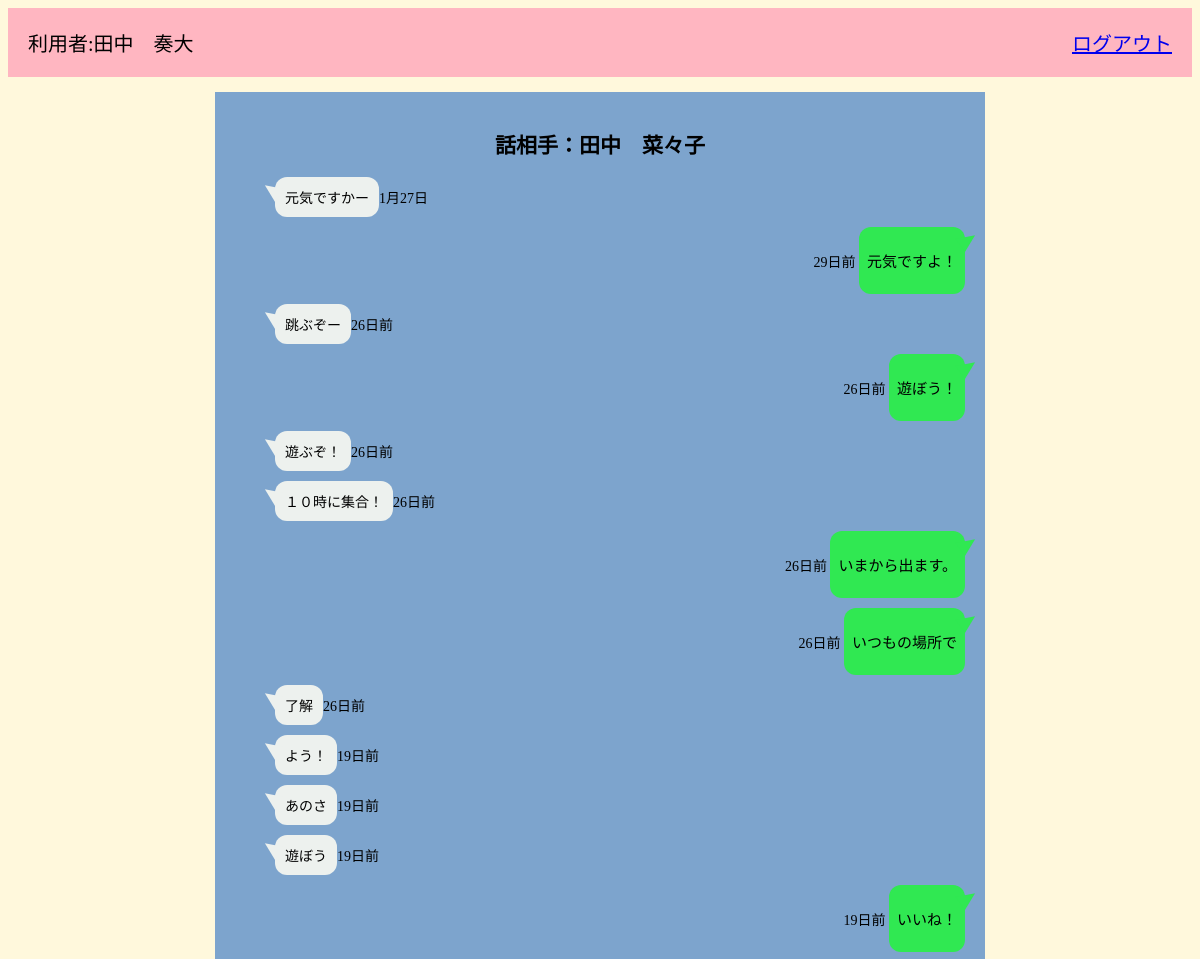
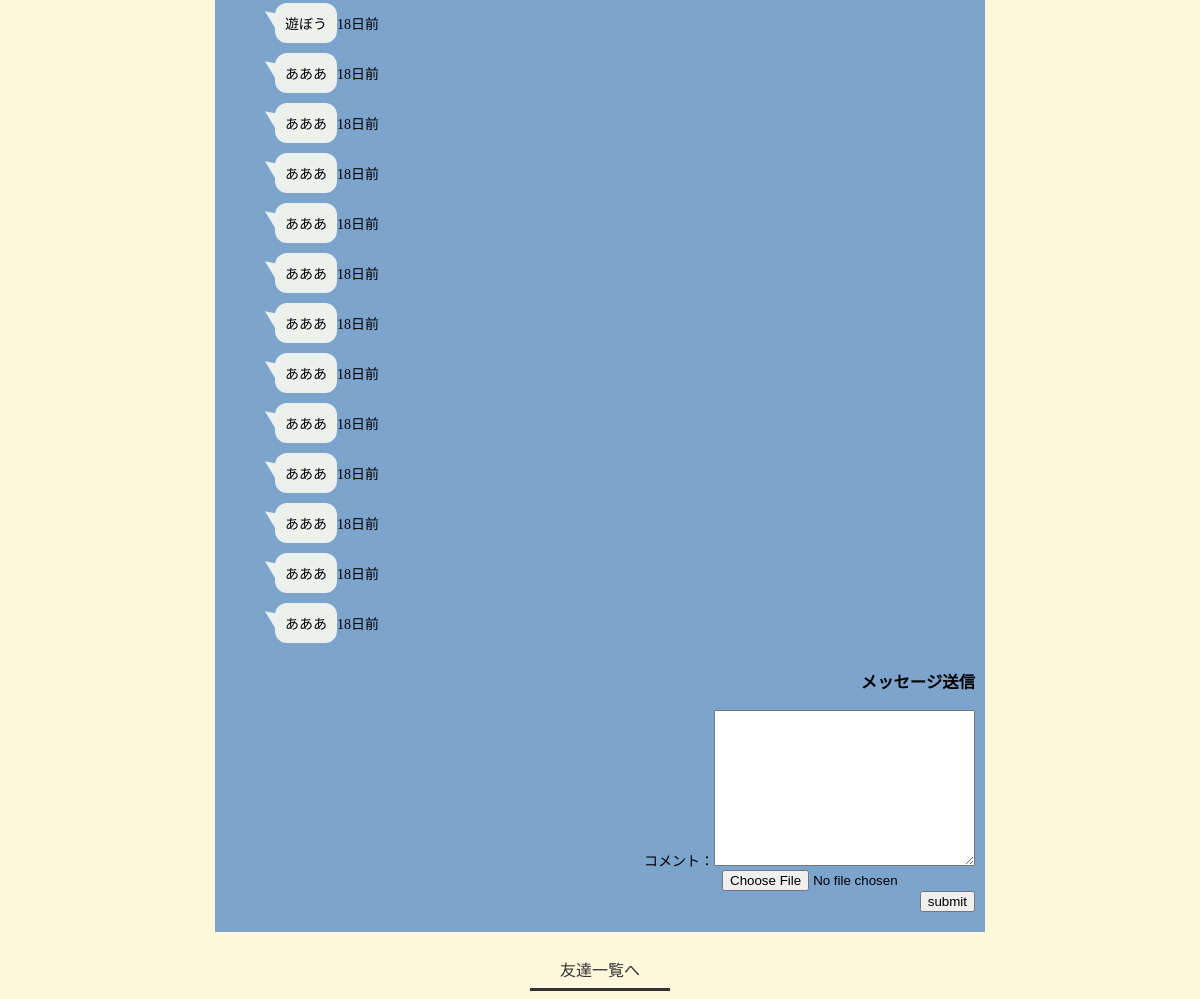
/member_mail.php?id=21 (signed in), run on the app's committed database (2 pictures, top to bottom).
### tables this page shows
CREATE TABLE `member_table` (
  `member_id` int(11) NOT NULL,
  `mbname` varchar(128) NOT NULL,
  `login_id` varchar(128) NOT NULL,
  `password` varchar(128) NOT NULL,
  `is_admin` int(1) NOT NULL,
  `is_dalete` int(1) NOT NULL,
  `seibetu` varchar(64) NOT NULL,
  `barthday` date NOT NULL,
  `mbaddress` varchar(128) NOT NULL,
  `created_at` datetime NOT NULL,
  `update_at` datetime NOT NULL
);

CREATE TABLE `communicate_table` (
  `id` int(11) NOT NULL,
  `send_member_id` int(11) NOT NULL,
  `text` varchar(128) DEFAULT NULL,
  `image` varchar(128) DEFAULT NULL,
  `recieve_member_id` int(11) NOT NULL,
  `created_at` datetime NOT NULL
);

### member_mail.php (the view, shortened to what this page needs)
<?php
$recieve_id = $_GET["id"];
$id = $_SESSION['member_id'];
$pdo = connect_to_db();
$sql = 'SELECT member_id,mbname FROM member_table WHERE member_id=:id AND	is_dalete=0';
$stmt = $pdo->prepare($sql);
$stmt->bindValue(':id', $id, PDO::PARAM_INT);
try {
    $status = $stmt->execute();
} catch (PDOException $e) {
    echo json_encode(["sql error" => "{$e->getMessage()}"]);
    exit();
}
$current_user = $stmt->fetch(PDO::FETCH_ASSOC);
$pdo = connect_to_db();
$sql = 'SELECT member_id,mbname FROM member_table WHERE member_id=:id AND	is_dalete=0';
$stmt = $pdo->prepare($sql);
$stmt->bindValue(':id', $recieve_id, PDO::PARAM_INT);
try {
    $status = $stmt->execute();
} catch (PDOException $e) {
    echo json_encode(["sql error" => "{$e->getMessage()}"]);
    exit();
}
$destination_user = $stmt->fetch(PDO::FETCH_ASSOC);
$pdo = connect_to_db();
$sql = 'SELECT * FROM communicate_table WHERE (send_member_id=:id and recieve_member_id=:recieve_id) or (send_member_id=:recieve_id and recieve_member_id=:id) ORDER BY created_at ASC';
$stmt = $pdo->prepare($sql);
$stmt->bindValue(':id', $id, PDO::PARAM_INT);
$stmt->bindValue(':recieve_id', $recieve_id, PDO::PARAM_INT);
try {
    $status = $stmt->execute();
} catch (PDOException $e) {
    echo json_encode(["sql error" => "{$e->getMessage()}"]);
    exit();
}
$messages = $stmt->fetchAll(PDO::FETCH_ASSOC);
function convert_to_fuzzy_time($time_db)
{
    $unix   = strtotime($time_db);
    $now    = time();
    $diff_sec   = $now - $unix;
    if ($diff_sec < 60) {
        $time   = $diff_sec;
        $unit   = "秒前";
    } elseif ($diff_sec < 3600) {
        $time   = $diff_sec / 60;
        $unit   = "分前";
    } elseif ($diff_sec < 86400) {
        $time   = $diff_sec / 3600;
        $unit   = "時間前";
    } elseif ($diff_sec < 2764800) {
        $time   = $diff_sec / 86400;
        $unit   = "日前";
    } else {
        if (date("Y") != date("Y", $unix)) {
            $time   = date("Y年n月j日", $unix);
        } else {
            $time   = date("n月j日", $unix);
        }
        return $time;
    }
    return (int)$time . $unit;
}
?>
<!DOCTYPE html>
<html lang="ja">
<head>
    <link rel="stylesheet" href="css/style_mail.css">
</head>
<body>
    <header class="header">
        <div class="home_head">
            <p>利用者:<?= $_SESSION['mbname'] ?></p>
        </div>
        <div class="home_head_text">
            <p><a href="logout.php">ログアウト</a></p>
        </div>
    </header>
    <div class="message">
        <h2 class="center">話相手：<?= $destination_user["mbname"] ?></h2>
        <?php foreach ($messages as $message) : ?>
            <div class="my_message">
                <?php if ($message['send_member_id'] == $current_user['member_id']) : ?>
                    <span class="message_created_at"><?= convert_to_fuzzy_time($message['created_at']) ?></span>
                    <div class="mycomment_right">
                        <p><?= $message['text'] ?></p>
                    </div>
                <?php else : ?>
                    <div class="left">
                        <div class="chatting">
                            <div class="says"><?= $message['text'] ?></div><span class="message_created_at"><?= convert_to_fuzzy_time($message['created_at']) ?></span>
                        </div>
                    </div>
                <?php endif; ?>
            </div>
        <?php endforeach ?>
        <div class="message_send">
            <div>
                <h3>メッセージ送信</h3>
            </div>
            <div>
                <form action="member_mail_send.php" method="POST" enctype="multipart/form-data">
                    <div>
                        コメント：<textarea name="text" id="" cols="30" rows="10"></textarea>
                    </div>
                    <div>
                        <input type="file" name="upfile" accept="image/*" capture="camera" />
                    </div>
                    <div>
                        <button>submit</button>
                    </div>
                </form>
            </div>
        </div>
    </div>
    <div class="top">
        <a class="gohome" href="member_mail_select.php">友達一覧へ</a>
    </div>
</body>
</html>

### css/style_mail.css (style rules this page uses)
body { background-color: cornsilk; }
.header { display: flex; justify-content: space-between; background-color: lightpink; height:auto; }
.home_head { display: flex; justify-content: left; font-size: 20px; margin: 0px 20px; }
.home_head_text { font-size: 20px; margin: 0px 20px; }
.message { padding: 20px 10px; max-width: 750px; margin: 15px auto; text-align: right; font-size: 14px; background: #7da4cd; }
h2 { text-align: center; }
.left { width: 100%; margin: 10px 0; overflow: hidden; }
.left .chatting { width: 100%; text-align: left; }
.says { display: inline-block; position: relative; margin: 0 0 0 50px; padding: 10px; max-width: 250px; border-radius: 12px; background: #edf1ee; }
.says::after { content: ""; display: inline-block; position: absolute; top: 3px; left: -19px; border: 8px solid transparent; border-right: 18px solid #edf1ee; -webkit-transform: rotate(35deg); transform: rotate(35deg); }
.my_message { margin: 10px 0; }
.mycomment_right { display: inline-block; position: relative; margin: 0 10px 0 0; padding: 8px; max-width: 250px; border-radius: 12px; background: #30e852; font-size: 15px; }
.mycomment_right::after { content: ""; position: absolute; top: 3px; right: -19px; border: 8px solid transparent; border-left: 18px solid #30e852; -webkit-transform: rotate(-35deg); transform: rotate(-35deg); }
.message_send { display: flex; justify-content: center; flex-direction: column; }
.top { display: flex; justify-content: center; }
.gohome { position:relative; color:#333; padding: 10px 30px; display:inline-block; text-decoration: none; outline: none; }
.gohome::after { content:''; position:absolute; z-index:1; bottom:0; left:0; background:#333; width:100%; height:3px; transition:all 0.3s ease-in-out; }

### data on the page
member_table: mbname "田中 菜々子"
communicate_table: text "元気ですかー", created_at "1月27日"
communicate_table: created_at "29日前", text "元気ですよ！"
communicate_table: text "跳ぶぞー", created_at "26日前"
communicate_table: created_at "26日前", text "遊ぼう！"
communicate_table: text "遊ぶぞ！", created_at "26日前"
communicate_table: text "１０時に集合！", created_at "26日前"
communicate_table: created_at "26日前", text "いまから出ます。"
communicate_table: created_at "26日前", text "いつもの場所で"
communicate_table: text "了解", created_at "26日前"
communicate_table: text "よう！", created_at "19日前"
communicate_table: text "あのさ", created_at "19日前"
communicate_table: text "遊ぼう", created_at "19日前"
communicate_table: created_at "19日前", text "いいね！"
communicate_table: text "遊ぼう", created_at "18日前"
communicate_table: text "あああ", created_at "18日前"
communicate_table: text "あああ", created_at "18日前"
communicate_table: text "あああ", created_at "18日前"
communicate_table: text "あああ", created_at "18日前"
communicate_table: text "あああ", created_at "18日前"
communicate_table: text "あああ", created_at "18日前"
communicate_table: text "あああ", created_at "18日前"
communicate_table: text "あああ", created_at "18日前"
communicate_table: text "あああ", created_at "18日前"
communicate_table: text "あああ", created_at "18日前"
communicate_table: text "あああ", created_at "18日前"
communicate_table: text "あああ", created_at "18日前"

### other printed values
$_SESSION['mbname'] "田中 奏大"
